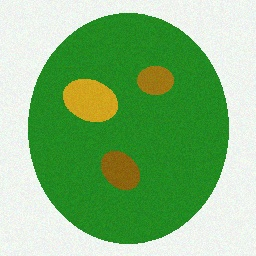
#> input picture backend/data/raw/sample_leaf.jpg, 256 x 256 px
$ python morphology.py data/raw/sample_leaf.jpg
#> lines starting #> are read from the running program, lines starting #| are printed output that depends on the picture; after the words box and inside, x2 and y2 are one past the last pixel; in counts of white or black regions, pixels touching at a corner belong together
### backend/segmentation.py
from __future__ import annotations

import cv2
import numpy as np
import yaml
from pathlib import Path


def load_config(config_path: str = "config.yaml") -> dict:
    with open(config_path, "r") as f:
        return yaml.safe_load(f)


def segment_kmeans_hsv(image: np.ndarray,
                       k: int = 3,
                       max_iter: int = 100,
                       attempts: int = 5) -> dict:
    img_hsv = cv2.cvtColor(image, cv2.COLOR_BGR2HSV)

    h, w    = img_hsv.shape[:2]
    pixels  = img_hsv.reshape(-1, 3).astype(np.float32)

    criteria = (
        cv2.TERM_CRITERIA_EPS + cv2.TERM_CRITERIA_MAX_ITER,
        max_iter,
        0.2
    )

    _, labels, centers = cv2.kmeans(
        pixels,
        k,
        None,
        criteria,
        attempts,
        cv2.KMEANS_PP_CENTERS
    )

    labels  = labels.flatten().reshape(h, w)
    centers = centers.astype(np.uint8)

    segmented_hsv = centers[labels]
    segmented_img = cv2.cvtColor(segmented_hsv, cv2.COLOR_HSV2BGR)

    cluster_masks = [
        (labels == i).astype(np.uint8) * 255
        for i in range(k)
    ]

    return {
        "labels":        labels,
        "centers":       centers,
        "segmented_img": segmented_img,
        "cluster_masks": cluster_masks,
    }


def identify_disease_cluster(centers: np.ndarray) -> int:
    disease_hue_center = 25.0
    scores = []

    for center in centers:
        hue, sat, val = float(center[0]), float(center[1]), float(center[2])
        hue_distance = abs(hue - disease_hue_center)
        score = sat - hue_distance * 2
        scores.append(score)

    return int(np.argmax(scores))


def has_distinct_healthy_cluster(centers: np.ndarray,
                                  disease_idx: int,
                                  healthy_hue_min: int = 36,
                                  healthy_hue_max: int = 95,
                                  min_sat: int = 40) -> bool:
    for i, center in enumerate(centers):
        if i == disease_idx:
            continue
        hue, sat = float(center[0]), float(center[1])
        if healthy_hue_min <= hue <= healthy_hue_max and sat >= min_sat:
            return True
    return False


def compute_cluster_metrics(labels: np.ndarray,
                             centers: np.ndarray,
                             disease_cluster_idx: int) -> dict:
    h, w         = labels.shape
    total_pixels = h * w

    metrics = {
        "total_pixels": total_pixels,
        "clusters": [],
        "disease_cluster_idx": disease_cluster_idx,
        "disease_ratio": 0.0,
    }

    for i, center in enumerate(centers):
        count = int(np.sum(labels == i))
        ratio = round(count / total_pixels * 100, 2)
        metrics["clusters"].append({
            "id": i,
            "pixel_count": count,
            "percentage": ratio,
            "hsv_center": center.tolist(),
            "is_disease": i == disease_cluster_idx,
        })
        if i == disease_cluster_idx:
            metrics["disease_ratio"] = ratio

    return metrics


# [98 lines left out: functions segment_by_threshold, plot_segmentation_results, plot_cluster_distribution, not called in this run]


def run_segmentation(image: np.ndarray, config: dict) -> dict:
    cfg = config["segmentation"]

    seg = segment_kmeans_hsv(
        image,
        k=cfg["kmeans_k"],
        max_iter=cfg["kmeans_max_iter"],
        attempts=cfg["kmeans_attempts"]
    )

    disease_idx = identify_disease_cluster(seg["centers"])
    metrics     = compute_cluster_metrics(seg["labels"],
                                          seg["centers"],
                                          disease_idx)
    metrics["has_healthy_reference"] = has_distinct_healthy_cluster(
        seg["centers"], disease_idx
    )

    return {**seg, "metrics": metrics}


# [29 lines that do not run on import are left out]

### backend/morphology.py
from __future__ import annotations

import cv2
import numpy as np
import yaml
from pathlib import Path


def load_config(config_path: str = "config.yaml") -> dict:
    with open(config_path, "r") as f:
        return yaml.safe_load(f)


def get_kernel(size: int, shape: int = cv2.MORPH_ELLIPSE) -> np.ndarray:
    return cv2.getStructuringElement(shape, (size, size))


def apply_erosion(mask: np.ndarray,
                  kernel_size: int = 5,
                  iterations: int = 2) -> np.ndarray:
    kernel = get_kernel(kernel_size)
    return cv2.erode(mask, kernel, iterations=iterations)


def apply_dilation(mask: np.ndarray,
                   kernel_size: int = 5,
                   iterations: int = 2) -> np.ndarray:
    kernel = get_kernel(kernel_size)
    return cv2.dilate(mask, kernel, iterations=iterations)


def apply_opening(mask: np.ndarray, kernel_size: int = 7) -> np.ndarray:
    kernel = get_kernel(kernel_size)
    return cv2.morphologyEx(mask, cv2.MORPH_OPEN, kernel)


def apply_closing(mask: np.ndarray, kernel_size: int = 9) -> np.ndarray:
    kernel = get_kernel(kernel_size)
    return cv2.morphologyEx(mask, cv2.MORPH_CLOSE, kernel)


def apply_full_morphology(mask: np.ndarray, config: dict) -> dict:
    cfg = config["morphology"]

    opened  = apply_opening(mask,  kernel_size=cfg["opening_kernel"])
    closed  = apply_closing(opened, kernel_size=cfg["closing_kernel"])
    eroded  = apply_erosion(closed,
                            kernel_size=cfg["kernel_size"],
                            iterations=cfg["erosion_iterations"])
    dilated = apply_dilation(eroded,
                             kernel_size=cfg["kernel_size"],
                             iterations=cfg["dilation_iterations"])

    return {
        "raw_mask": mask,
        "opened":   opened,
        "closed":   closed,
        "eroded":   eroded,
        "final":    dilated,
    }


def analyze_connected_components(mask: np.ndarray,
                                  min_area: int = 100) -> dict:
    num_labels, labels, stats, centroids = cv2.connectedComponentsWithStats(
        mask, connectivity=8
    )

    image_area = mask.shape[0] * mask.shape[1]
    components = []
    total_area = 0

    for i in range(1, num_labels):
        area = int(stats[i, cv2.CC_STAT_AREA])
        if area < min_area:
            continue

        x    = int(stats[i, cv2.CC_STAT_LEFT])
        y    = int(stats[i, cv2.CC_STAT_TOP])
        w    = int(stats[i, cv2.CC_STAT_WIDTH])
        h    = int(stats[i, cv2.CC_STAT_HEIGHT])
        cx   = float(centroids[i][0])
        cy   = float(centroids[i][1])

        components.append({
            "id":       i,
            "area":     area,
            "bbox":     (x, y, w, h),
            "centroid": (cx, cy),
        })
        total_area += area

    return {
        "num_components":  len(components),
        "total_area":      total_area,
        "image_area":      image_area,
        "infection_ratio": round(total_area / image_area * 100, 2),
        "components":      components,
        "labeled_img":     labels.astype(np.int32),
    }


def draw_component_boxes(image: np.ndarray,
                          cc_result: dict) -> np.ndarray:
    annotated = image.copy()
    for comp in cc_result["components"]:
        x, y, w, h = comp["bbox"]
        cv2.rectangle(annotated, (x, y), (x + w, y + h),
                       color=(0, 0, 255), thickness=2)
        cv2.putText(annotated,
                    f"#{comp['id']} {comp['area']}px",
                    (x, max(y - 6, 10)),
                    cv2.FONT_HERSHEY_SIMPLEX,
                    0.45, (0, 0, 200), 1, cv2.LINE_AA)
    return annotated


def plot_morphology_steps(morph_result: dict,
                           save_path: str = None) -> plt.Figure:
    import matplotlib.pyplot as plt

    steps = [
        ("Máscara raw",   morph_result["raw_mask"]),
        ("Apertura",      morph_result["opened"]),
        ("Cierre",        morph_result["closed"]),
        ("Erosión",       morph_result["eroded"]),
        ("Final (dilatada)", morph_result["final"]),
    ]

    fig, axes = plt.subplots(1, 5, figsize=(18, 4))
    for ax, (title, img) in zip(axes, steps):
        ax.imshow(img, cmap="Greens")
        ax.set_title(title, fontsize=10)
        ax.axis("off")

    plt.suptitle("Secuencia de operaciones morfológicas", fontsize=12)
    plt.tight_layout()

    if save_path:
        Path(save_path).parent.mkdir(parents=True, exist_ok=True)
        plt.savefig(save_path, dpi=150, bbox_inches="tight")
        print(f"[morphology] Pasos guardados en {save_path}")
    return fig


def plot_final_detection(original: np.ndarray,
                          annotated: np.ndarray,
                          cc_result: dict,
                          save_path: str = None) -> plt.Figure:
    import matplotlib.pyplot as plt

    fig, (ax1, ax2) = plt.subplots(1, 2, figsize=(12, 5))

    ax1.imshow(cv2.cvtColor(original, cv2.COLOR_BGR2RGB))
    ax1.set_title("Imagen original")
    ax1.axis("off")

    ax2.imshow(cv2.cvtColor(annotated, cv2.COLOR_BGR2RGB))
    ax2.set_title(
        f"Manchas detectadas: {cc_result['num_components']}\n"
        f"Área infectada: {cc_result['infection_ratio']:.1f}%"
    )
    ax2.axis("off")

    plt.suptitle("Detección final tras morfología + componentes conectados", fontsize=12)
    plt.tight_layout()

    if save_path:
        Path(save_path).parent.mkdir(parents=True, exist_ok=True)
        plt.savefig(save_path, dpi=150, bbox_inches="tight")
        print(f"[morphology] Detección final guardada en {save_path}")
    return fig


def run_morphology(mask: np.ndarray,
                   original_image: np.ndarray,
                   config: dict) -> dict:
    morph_result = apply_full_morphology(mask, config)
    cc_result    = analyze_connected_components(morph_result["final"],
                                                 min_area=100)
    annotated    = draw_component_boxes(original_image, cc_result)

    return {
        "morph_steps":    morph_result,
        "final_mask":     morph_result["final"],
        "cc_metrics":     cc_result,
        "annotated_img":  annotated,
    }


if __name__ == "__main__":
    import sys
    import matplotlib.pyplot as plt
    from segmentation import run_segmentation, identify_disease_cluster

    if len(sys.argv) < 2:
        print("Uso: python morphology.py <ruta_imagen>")
        sys.exit(1)

    config = load_config()
    img = cv2.imread(sys.argv[1])
#> img is the input picture: shape (256, 256, 3); mean B, G, R 124.4, 185.3, 133.5
    img = cv2.resize(img, tuple(config["preprocessing"]["image_size"]))

    seg_result   = run_segmentation(img, config)
#> in segment_kmeans_hsv, `img_hsv = cv2.cvtColor(image, cv2.COLOR_BGR2HSV)`: img_hsv: shape (256, 256, 3); mean H, S, V 57.5, 113, 187.5
#> in segment_kmeans_hsv, `_, labels, centers = cv2.kmeans( pixels, k, None, criteria, attempts, ..`: centers = [[59.56, 195.1, 137.8], [59.53, 7.31, 244.8], [22.17, 220.7, 177.9]]
#> in segment_kmeans_hsv, `labels  = labels.flatten().reshape(h, w)`:
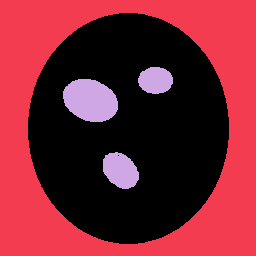
#> labels: shape (256, 256) int32; 3 distinct labels, from 0 to 2; one colour per label, 0 black
#> in segment_kmeans_hsv, `centers = centers.astype(np.uint8)`: centers = [[59, 195, 137], [59, 7, 244], [22, 220, 177]]
#> in segment_kmeans_hsv, `segmented_hsv = centers[labels]`:
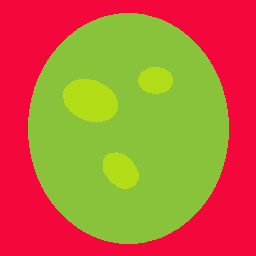
#> segmented_hsv: shape (256, 256, 3); mean of channels 0, 1, 2 57, 112.8, 186.7; drawn as B, G, R
#> in segment_kmeans_hsv, `segmented_img = cv2.cvtColor(segmented_hsv, cv2.COLOR_HSV2BGR)`:
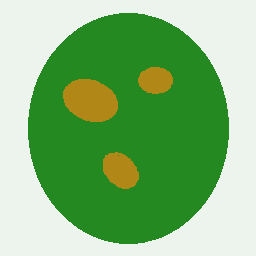
#> segmented_img: shape (256, 256, 3); mean B, G, R 122.7, 184.5, 132.5
#> in segment_kmeans_hsv, `cluster_masks = [ (labels == i).astype(np.uint8) * 255 for i in range(..`: cluster_masks = 3 items
#> in run_segmentation, `seg = segment_kmeans_hsv( image, k=cfg["kmeans_k"], max_iter=cfg["kmea..`: seg = 4 items
#> the loop in identify_disease_cluster, `for center in centers:` made 3 passes
#> (hue, sat, val, hue_distance, score) on passes 1 to 3: (59, 195, 137, 34, 127), (59, 7, 244, 34, -61), (22, 220, 177, 3, 214)
#> after the loop in identify_disease_cluster, `for center in centers:`: scores = [127, -61, 214]
#> in run_segmentation, `disease_idx = identify_disease_cluster(seg["centers"])`: disease_idx = 2
#> in compute_cluster_metrics, `metrics = { "total_pixels": total_pixels, "clusters": [], "disease_clu..`: metrics = {'total_pixels': 65536, 'clusters': [], 'disease_cluster_idx': 2, 'disease_ratio': 0}
#> the loop in compute_cluster_metrics, `for i, center in enumerate(centers):` made 3 passes
#> (center, count, ratio) on passes 1 to 3: ([59, 195, 137], 32860, 50.14), ([59, 7, 244], 29127, 44.44), ([22, 220, 177], 3549, 5.42)
#> after the loop in compute_cluster_metrics, `for i, center in enumerate(centers):`: metrics = 4 items
#> the loop in has_distinct_healthy_cluster, `for i, center in enumerate(centers):` made 1 pass
#> (center, hue, sat) on pass 1: ([59, 195, 137], 59, 195)
#> seg_result = 5 items
    disease_idx  = seg_result["metrics"]["disease_cluster_idx"]
#> disease_idx = 2
    raw_mask     = seg_result["cluster_masks"][disease_idx]
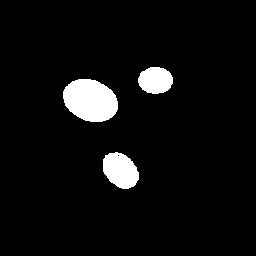
#> raw_mask: shape (256, 256); 5.4% white; 3 white regions, box (x1, y1, x2, y2) and area: (63, 79, 118, 122) 1826, (103, 152, 139, 189) 980, (138, 67, 173, 94) 743

    result = run_morphology(raw_mask, img, config)
#> in apply_opening, `return cv2.morphologyEx(mask, cv2.MORPH_OPEN, kernel)`: returned value: shape (256, 256); 5.4% white; 3 white regions, box (x1, y1, x2, y2) and area: (63, 79, 118, 122) 1822, (103, 153, 139, 189) 962, (138, 67, 173, 94) 740
#> in apply_closing, `return cv2.morphologyEx(mask, cv2.MORPH_CLOSE, kernel)`: returned value: shape (256, 256); 5.4% white; 3 white regions, box (x1, y1, x2, y2) and area: (63, 79, 118, 122) 1822, (103, 153, 139, 189) 965, (138, 67, 173, 94) 741
#> in apply_erosion, `return cv2.erode(mask, kernel, iterations=iterations)`: returned value: shape (256, 256); 3.3% white; 3 white regions, box (x1, y1, x2, y2) and area: (67, 83, 114, 118) 1246, (107, 157, 135, 185) 549, (142, 71, 169, 90) 393
#> in apply_dilation, `return cv2.dilate(mask, kernel, iterations=iterations)`: returned value: shape (256, 256); 5.4% white; 3 white regions, box (x1, y1, x2, y2) and area: (63, 79, 118, 122) 1822, (103, 153, 139, 189) 961, (138, 67, 173, 94) 739
#> in run_morphology, `morph_result = apply_full_morphology(mask, config)`: morph_result = 5 items
#> in analyze_connected_components, `num_labels, labels, stats, centroids = cv2.connectedComponentsWithStat..`:
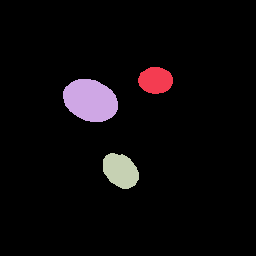
#> labels: shape (256, 256) int32; 4 distinct labels, from 0 to 3; one colour per label, 0 black
#> in analyze_connected_components, `num_labels, labels, stats, centroids = cv2.connectedComponentsWithStat..`: num_labels = 4; stats = [[0, 0, 256, 256, 62014], [138, 67, 35, 27, 739], [63, 79, 55, 43, 1822], [103, 153, 36, 36, 961]]; centroids = [[128.4, 128.2], [155.2, 79.99], [90.05, 100], [120.2, 170.3]]
#> the loop in analyze_connected_components, `for i in range(1, num_labels):` made 3 passes
#> (area, x, y, w, h, cx, cy, total_area) on passes 1 to 3: (739, 138, 67, 35, 27, 155.2, 79.99, 739), (1822, 63, 79, 55, 43, 90.05, 100, 2561), (961, 103, 153, 36, 36, 120.2, 170.3, 3522)
#> after the loop in analyze_connected_components, `for i in range(1, num_labels):`: components = 3 items; total_area = 3522
#> in run_morphology, `cc_result    = analyze_connected_components(morph_result["final"], min..`: cc_result = 6 items
#> the loop in draw_component_boxes, `for comp in cc_result["components"]:` made 3 passes
#> (x, y, w, h) on passes 1 to 3: (138, 67, 35, 27), (63, 79, 55, 43), (103, 153, 36, 36)
#> after the loop in draw_component_boxes, `for comp in cc_result["components"]:`:
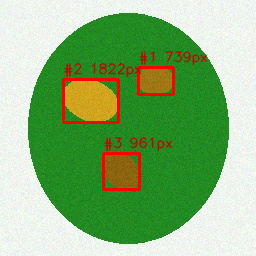
#> annotated: shape (256, 256, 3); 4.29% of pixels changed, all inside (x1, y1, x2, y2) = (62, 50, 208, 191)
#> result = 4 items
    cc     = result["cc_metrics"]
#> cc = 6 items

    print(f"\nMorfología aplicada correctamente.")
    print(f"Manchas individuales detectadas: {cc['num_components']}")
#| Manchas individuales detectadas: 3
    print(f"Área infectada total: {cc['infection_ratio']:.2f}%")
#| Área infectada total: 5.37%
    print(f"Área total en píxeles: {cc['total_area']}")
#| Área total en píxeles: 3522

    plot_morphology_steps(result["morph_steps"],
                           save_path="outputs/segmented/morphology_steps.png")
#> the loop in plot_morphology_steps, `for ax, (title, img) in zip(axes, steps):` made 5 passes
#> title on passes 1 to 5: 'Máscara raw', 'Apertura', 'Cierre', 'Erosión', 'Final (dilatada)'
    plot_final_detection(img, result["annotated_img"], cc,
                          save_path="outputs/segmented/final_detection.png")
#> in plot_final_detection, `plt.savefig(save_path, dpi=150, bbox_inches="tight")`:
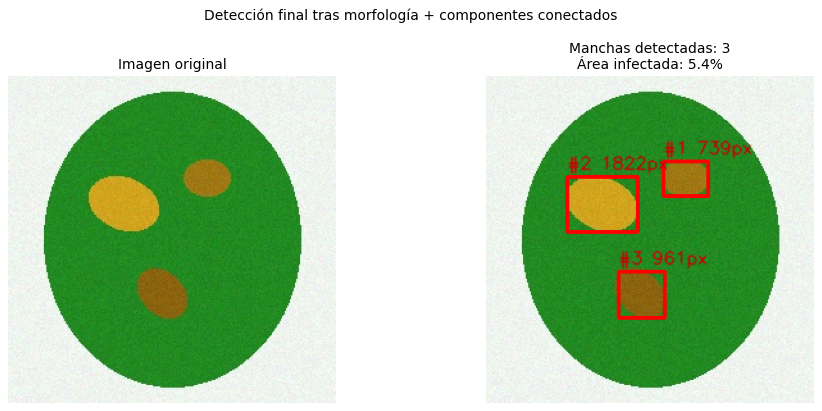
#> figure drawn by matplotlib, 2 panels
    plt.show()
